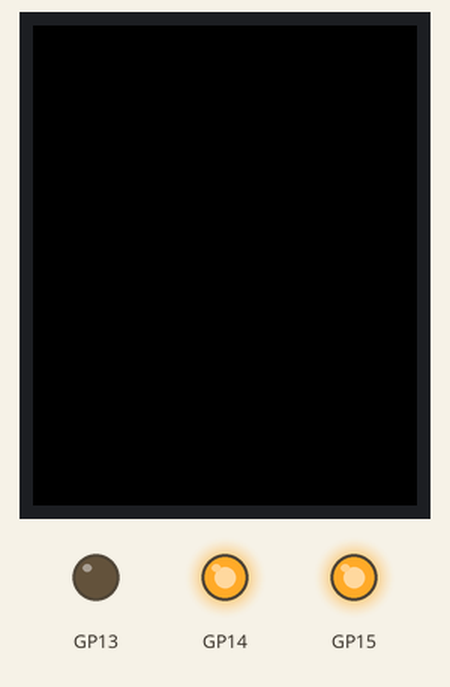
Recording of a program running on a simulated Raspberry Pi Pico running MicroPython. Shown: 128×160 colour display, output pins drawn as LEDs (lit = HIGH). Library files of the repository ran but are not shown: ST7735.py, sysfont.py; pins used as bus, display or sensor lines are not drawn. At 0.2 s the program stops and its outputs stay as they are.

Above: at 0.1 s.
Timing chart, 0 to 1.6 s (numbered marks = the images above):
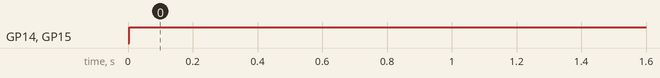

The program:

affichageTexte.py
```python
from ST7735 import TFT
from sysfont import sysfont

from machine import SPI, Pin
spi = SPI(1, baudrate=20000000, polarity = 0, phase=0, sck = Pin(10), mosi=Pin(11), miso=Pin(12))

tft = TFT(spi,14,15,13)
tft.initg()
tft.rgb(True)

tft.fill(TFT.WHITE)
tft.text((10,30), "Orb'ser", TFT.RED, sysfont, 3, nowrap=True)
tft.text((10,50), "vator", TFT.RED, sysfont, 3, nowrap=True)
```

Measured:
- by itself, GP14, GP15: LOW → HIGH at 0.00 s
